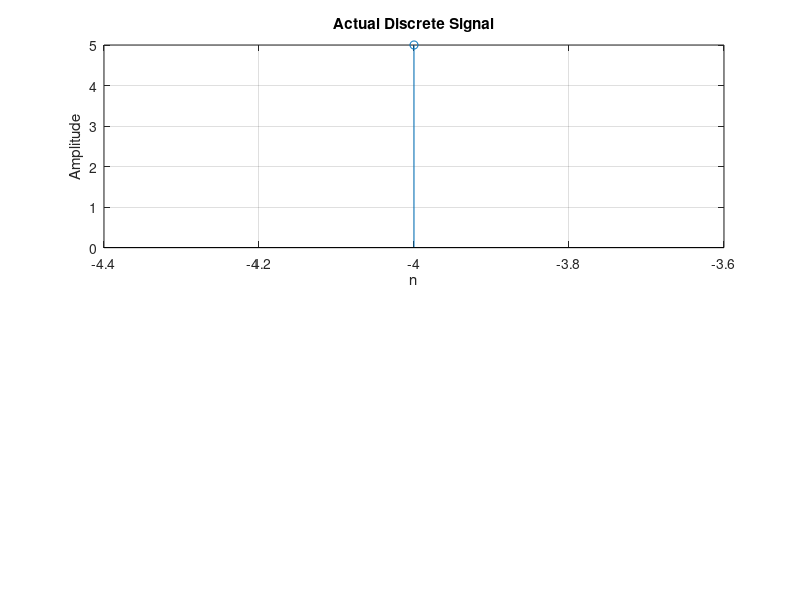

This figure's MATLAB source: (Note: this script raises an error after producing the figure.)
% assignment 3 q 7
% clear
clc;
clear all;
close all;

% take sequence from user
seq = input('Enter sequence : ' );
origin = round(abs(input('Enter origin index (starting from 1) : ')));
% set time range
n = -(origin-1):(length(seq)-origin);

% plot actual seq
subplot(2,1,1);
stem(n,seq);
title('Actual Discrete Signal');
xlabel('n');
ylabel('Amplitude');
grid on;

% get reverse sequence
[n_rev,seq_rev] = timereverse(n,seq);

% plot reverse seq
subplot(2,1,2);
stem(n_rev,seq_rev);
title('Reversed Discrete Signal');
xlabel('n');
ylabel('Amplitude');
grid on;
